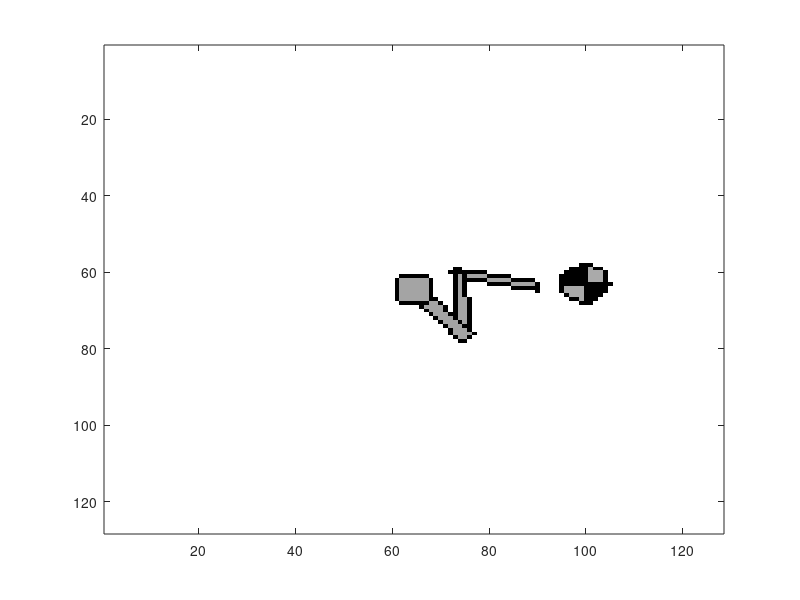

Reproduce this figure in MATLAB.
r_data = load('r_data.txt');
g_data = load('g_data.txt');
b_data = load('b_data.txt');

img = r_data;
img(:,:,2) = g_data;
img(:,:,3) = b_data;

gray_data = (r_data + g_data + b_data) / 3;
img_gray = gray_data;
img_gray(:,:,2) = gray_data;
img_gray(:,:,3) = gray_data;

image(img_gray);
%image(img);